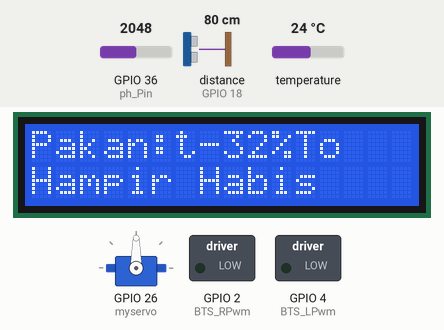
A sketch run on a simulated ESP32. Parts: 16×2 character LCD, servo, switched loads named in the sketch (green lamp = pin HIGH). Wiring (inferred from the names in the program): ultrasonic range finder: trigger GPIO 5; echo GPIO 18. Inputs (shaded band) come from the test bench; at power-on: distance to the obstacle (sensor on GPIO 18) 80 cm, GPIO 36 (ph_Pin) = 2048, temperature 24 °C. The echo pulse lasts 58.3 µs per cm; WiFi joins after 1.5 s; servers stay silent unless stated; uploads are accepted with an empty reply; the local clock reads 2024-03-15 10:24:30 at power-on unless the sketch sets it; pins used as bus, display or sensor lines are not drawn; what the sketch prints to the serial monitor is not drawn.

Above: at 2.8 s.
2.9 s: distance to the obstacle (sensor on GPIO 18) set to 2 cm
At 9.9 s:
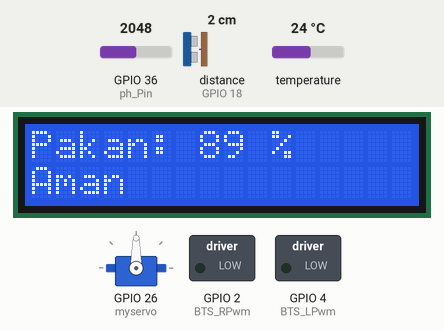
15.7 s: distance to the obstacle (sensor on GPIO 18) set to 9 cm
At 23.3 s:
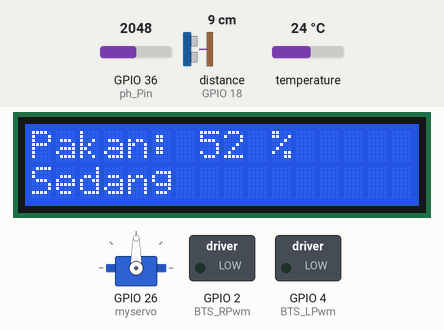
24.1 s: distance to the obstacle (sensor on GPIO 18) set to 18 cm
At 31.2 s:
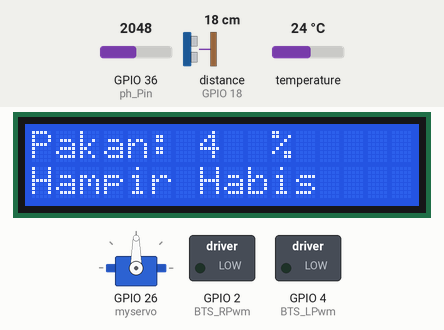
Timing chart, 0 to 32.7 s (numbered marks = the images above; inputs shaded):
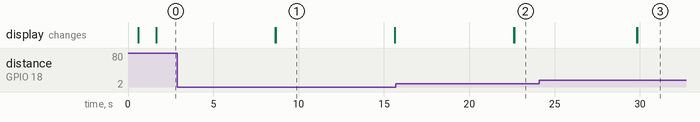

The sketch:

Poryek_IOT.ino
```cpp
#include <ArduinoJson.h>
#include <ESP32Servo.h>
#include <WiFi.h>
#include "time.h"
#include <HTTPClient.h>
#include <LiquidCrystal_I2C.h>
#include <OneWire.h>
#include <DallasTemperature.h>

//Sensor Suhu Pin
#define sensorSuhu_pin 27

OneWire oneWire(sensorSuhu_pin);
DallasTemperature DS18B20(&oneWire);

float suhu;

//Sensor PH pin
//const int potPin = A0;
//unsigned long int totalValue;
//int buf[50],temp;
//float value;
//float voltage;
//float ph;
//float ph_step;
//
//float ph4 = 3.11;
//float ph7 = 2.39;

//yang baru
const int ph_Pin = A0;
float ph = 0;
float PH_step;
int nilai_analog_PH;
double TeganganPh;

float PH4 = 3.30;
float PH7 = 2.55;


//ULTRASONIK DAN LCD
// Ultrasonic Pin
const int trigPin = 5;
const int echoPin = 18;

char buffer[16];

// LCD row
int lcdColumns = 16;
int lcdRows = 2;


long duration;
float distanceCm;

LiquidCrystal_I2C lcd(0x27, lcdColumns, lcdRows);

//motor Dc Pin
#define BTS_RPwm 2
#define BTS_LPwm 4

//servoPin
#define servoPin 26

// channel assignments
const int  Channel_15 = 15 ;// & PWM channel 0, for BTS pin L_PWM
const int  Channel_14 = 14 ;// & PWM channel 1, for BTS pin R_PWM

// Channel Variables
const int freq = 1000;//  Set up PWM Frequency
const int  res = 8;//  Set up PWM Resolution

//inisiasi Servo
Servo myservo;

//variable untuk motor dan servo

int pos =0;
// Varialble Untuk yang 1
int jam1 ;
int menit1;
int lamaPakan1;
int kecepatan1;
int waktuPakan1;
float gramPakan1;
// Varialble Untuk yang 2
int jam2;
int menit2;
int lamaPakan2;
int kecepatan2;
int waktuPakan2;
float gramPakan2;
// Varialble Untuk yang 3
int jam3;
int menit3;
int lamaPakan3;
int kecepatan3;
int waktuPakan3;
float gramPakan3;
// Varialble Untuk yang 4
int jam4 ;
int menit4;
int lamaPakan4;
int kecepatan4;
int waktuPakan4;
float gramPakan4;
//Varible Waktu dan kondisi kasih pakan
unsigned long startMillis;

bool isFeeding = false;

//Wifi
const char* ssid       = "punyasiapayaa";
const char* password   = "apaajaboleh";

const char* ntpServer = "pool.ntp.org";
const long  gmtOffset_sec = 21600;
const int   daylightOffset_sec = 3600;

void printLocalTime()
{
  struct tm timeinfo;
  if(!getLocalTime(&timeinfo)){
    Serial.println("Failed to obtain time");
    return;
  }
}

//Kondisi Pakan
int pakan;
unsigned long lastTime = 0;
unsigned long timerDelay = 20000;

//Kondisi Air
bool isgoodPh = false;
bool isgoodSuhu = false;
bool kondisiAir = false;

//isiasi fungsi
  void kondisiPakan();
  void kasihPakan();
  void sensorSuhu();
  void sensorPH();
  void Post_monitoring();

void setup()
{
  Serial.begin(115200);
  //Suhu
  DS18B20.begin();  // insiasi Suhu
  //PH
  pinMode(ph_Pin, INPUT);
  //pinMode(potPin, INPUT);
  //Ulrasonik dan LCD
  pinMode(trigPin, OUTPUT);
  pinMode(echoPin, INPUT);

  lcd.begin();
  lcd.backlight();

  myservo.write(90);

  ledcSetup(Channel_15, freq,res) ; // setup PWM channel for BST L_PWM
  ledcSetup(Channel_14, freq,res) ; // setup PWM channel for BST R_PWM
  ledcAttachPin( BTS_LPwm , Channel_15) ; // Attach BST L_PWM
  ledcAttachPin( BTS_RPwm , Channel_14) ; // Attach BST R_PWM
  myservo.attach(26);
  //connect to WiFi
  Serial.printf("Connecting to %s ", ssid);
  WiFi.begin(ssid, password);
  while (WiFi.status() != WL_CONNECTED) {
      delay(500);
      Serial.print(".");
      lcd.setCursor(0, 0);
      lcd.print("Connecting To");
      lcd.setCursor(0, 1);
      lcd.print("Wi-Fi");
  }
  Serial.println(" CONNECTED");
  Serial.println(WiFi.localIP());

  //init and get the time
  configTime(gmtOffset_sec, daylightOffset_sec, ntpServer);

  //Cek NTP Waktu
  printLocalTime();

  //disconnect WiFi as it's no longer needed
  //  WiFi.disconnect(true);
  //  WiFi.mode(WIFI_OFF);
}
void loop()
{
  kondisiPakan();
  if(WiFi.status() != WL_CONNECTED) {
    Serial.println("WiFi not connected");
    Serial.printf("Connecting to %s ", ssid);
    WiFi.begin(ssid, password);
    Serial.println(" CONNECTED");
  }
  sensorSuhu();
  sensorPH();
  if(isgoodPh && isgoodSuhu){
    kondisiAir = true;
    }

  Post_monitoring();
  kasihPakan();
  lcd.clear();
}
```

Post_Monitoring.ino
```cpp
void Post_monitoring(){
  if((millis()- lastTime) > timerDelay ){
    // cek WiFi connection status
    if(WiFi.status()== WL_CONNECTED){
      Serial.println("========== POST MONITORING ==========");
      const char* serverName ="http://afeesh.my.id/api/api-post.php";
      WiFiClient client;
      HTTPClient http;
      //memulai HTTP
      http.begin(client, serverName);
      http.addHeader("Content-Type", "application/x-www-form-urlencoded");
      // Data to send with HTTP POST
      // Mengirim HTTP POST Data
      String httpRequestData = "beratPakan="+ String(pakan) + "&suhu="+ String(suhu)+ "&ph="+ String(ph);
      // Send HTTP POST request
      int httpResponseCode = http.POST(httpRequestData);

      // If you need an HTTP request with a content type: application/json, use the following:
      //http.addHeader("Content-Type", "application/json");
      //int httpResponseCode = http.POST("{\"api_key\":\"tPmAT5Ab3j7F9\",\"sensor\":\"BME280\",\"value1\":\"24.25\",\"value2\":\"49.54\",\"value3\":\"1005.14\"}");

      // If you need an HTTP request with a content type: text/plain
      //http.addHeader("Content-Type", "text/plain");
      //int httpResponseCode = http.POST("Hello, World!");

        Serial.print("PAKAN :");
        Serial.println(pakan);
        Serial.print("SUHU :");
        Serial.println(suhu);
        Serial.print("PH :");
        Serial.println(ph);
        Serial.println("HTTP Response code: ");
        Serial.println(httpResponseCode);
        Serial.println("================================");
       // free resources
       http.end();
    }else{
      Serial.println("WiFi Disconnected");
      }
      lastTime = millis();
    }

  }
```

Sensor_PH.ino
```cpp
void sensorPH(){
  nilai_analog_PH = analogRead(ph_Pin);
//  Serial.print("Nilai ADC Ph: ");
//  Serial.print(nilai_analog_PH);
  TeganganPh = 3.3 / 4095 * nilai_analog_PH;
//  Serial.print("TeganganPh: ");
//  Serial.println(TeganganPh, 3);

  PH_step = (PH4 - PH7) / 3;
  ph = 7.00 + ((PH7 - TeganganPh) / PH_step);
  Serial.print("Nilai PH cairan: ");
  Serial.println(ph, 2);
  delay(1000);
  if (ph >= 6 && ph <= 8){
    isgoodPh = true;
  }
}
```

Sensor_Suhu.ino
```cpp
void sensorSuhu(){
  DS18B20.requestTemperatures();
  suhu = DS18B20.getTempCByIndex(0);
  Serial.print("SUHU :");
  Serial.println(suhu);
  if (suhu >= 22 && suhu <= 30){
    isgoodSuhu = true;
   }
  }
```

Servo_MotorDC.ino
```cpp
void kasihPakan()
{
  Serial.println("========== RESPONSE GET ==========");
  String url = "http://afeesh.my.id/api/api.php";
  HTTPClient http;
  int httpCode;
  String response;

  http.begin(url);
  httpCode = http.GET();
  response = http.getString();
  delay(5000);
  Serial.print("Response GET :");
  Serial.println("JSON :");
  Serial.println(response);
  DynamicJsonDocument doc(1024);
  deserializeJson(doc, response);
  deserializeJson(doc,response);
  // #1
  JsonObject obj1 = doc["data"][0];


  jam1 = obj1["jam"];
  menit1 = obj1["menit"];
  gramPakan1 = obj1["bobotPakan"];
  kecepatan1 = obj1["kecepatan"];

//  lamaPakan1 = (gramPakan1/4.4);
  lamaPakan1 = gramPakan1*228;

  waktuPakan1 = jam1*60*60 + menit1*60;
  // #2
  JsonObject obj2 = doc["data"][1];

  jam2 = obj2["jam"];
  menit2 = obj2["menit"];
  gramPakan2 = obj2["bobotPakan"];
  kecepatan2 = obj2["kecepatan"];

//  lamaPakan2 = (gramPakan2/4.4);
  lamaPakan2 = gramPakan2*228;
  waktuPakan2 = jam2*60*60 + menit2*60;
  // #3
  JsonObject obj3 = doc["data"][2];

  jam3 = obj3["jam"];
  menit3 = obj3["menit"];
  gramPakan3 = obj3["bobotPakan"];
  kecepatan3 = obj3["kecepatan"];

//  lamaPakan3 = (gramPakan3/4.4);
  lamaPakan3 = gramPakan3*228;
  waktuPakan3 = jam3*60*60 + menit3*60;
  // #4
  JsonObject obj4 = doc["data"][3];

  jam4 = obj4["jam"];
  menit4 = obj4["menit"];
  lamaPakan4 = obj4["bobotPakan"];
  kecepatan4 = obj4["kecepatan"];

//  lamaPakan4 = (gramPakan4/4.4);
  lamaPakan4 = gramPakan4*228;
  waktuPakan4 = jam4*60*60 + menit4*60;

  if(httpCode == HTTP_CODE_OK){
    Serial.println("Succes");
    } else {
    Serial.printf("HTTP request failed with error code %d\n", httpCode);
    }

  struct tm timeinfo;
  if(!getLocalTime(&timeinfo)){
    Serial.println("Failed to obtain time");
    return;
  }
  Serial.println("================================");
  if (waktuPakan1 == timeinfo.tm_hour * 60 * 60 + timeinfo.tm_min*60 && kondisiAir){
      if(!isFeeding){
      Serial.println("========== Kondisi Makan ==========");
      Serial.println("Pakan Terbuka");
      //Motor DC nyala
      ledcWrite(Channel_14,kecepatan1);
      ledcWrite(Channel_15,0);
      for (int i = 0; i<(lamaPakan1/114) ;i++){
        myservo.write(60);
        delay(114);
        myservo.write(90);
        delay(114);
      }
      delay(lamaPakan1 + 5000);
      ledcWrite(Channel_14,0);
      ledcWrite(Channel_15,0);
      Serial.println("Pakan Tertutup");
      isFeeding = true;
      Serial.println("==================================");
      }
  } else if ((waktuPakan2 == timeinfo.tm_hour * 60 * 60 + timeinfo.tm_min*60) && kondisiAir )
  {
    if(!isFeeding){
      Serial.println("========== Kondisi Makan ==========");
      Serial.println("Pakan Terbuka");
      //Motor DC nyala
      ledcWrite(Channel_14,kecepatan2);
      ledcWrite(Channel_15,0);
       for (int i = 0; i<(lamaPakan2/114) ;i++){
        myservo.write(60);
        delay(114);
        myservo.write(90);
        delay(114);
      }
      delay(lamaPakan2 + 5000);
      ledcWrite(Channel_14,0);
      ledcWrite(Channel_15,0);
      Serial.println("Pakan Tertutup");
      isFeeding = true;
      Serial.println("==================================");
      }
  } else if ((waktuPakan3 == timeinfo.tm_hour * 60 * 60 + timeinfo.tm_min*60) && kondisiAir )
  {
    if(!isFeeding){
      Serial.println("========== Kondisi Makan ==========");
      Serial.println("Pakan Terbuka");
      //Motor DC nyala
      ledcWrite(Channel_14,kecepatan3);
      ledcWrite(Channel_15,0);
      for (int i = 0; i<(lamaPakan3/114); i++){
        myservo.write(60);
        delay(114);
        myservo.write(90);
        delay(114);
      }
      delay(lamaPakan3 + 5000);
      ledcWrite(Channel_14,0);
      ledcWrite(Channel_15,0);
      Serial.println("Pakan Tertutup");
      isFeeding = true;
      Serial.println("==================================");
       }
  } else if ((waktuPakan4 == timeinfo.tm_hour * 60 * 60 + timeinfo.tm_min*60)&& kondisiAir )
  {
    if(!isFeeding){
      Serial.println("========== Kondisi Makan ==========");
      Serial.println("Pakan Terbuka");
      //Motor DC nyala
      ledcWrite(Channel_14,kecepatan4);
      ledcWrite(Channel_15,0);
      for (int i = 0; i<(lamaPakan4/114);  i++){
        myservo.write(60);
        delay(114);
        myservo.write(90);
        delay(114);
      }
      delay(lamaPakan4 + 5000);
      ledcWrite(Channel_14,0);
      ledcWrite(Channel_15,0);
      Serial.println("Pakan Tertutup");
      isFeeding = true;
      Serial.println("==================================");
       }
  } else{
    isFeeding = false;
  }
 }
```

LCD_ULRTASONIK.ino
```cpp
void kondisiPakan()
{
    digitalWrite(trigPin, LOW);
    delayMicroseconds(2);

    digitalWrite(trigPin, HIGH);
    delayMicroseconds(10);
    digitalWrite(trigPin, LOW);

    duration = pulseIn(echoPin, HIGH);

    distanceCm = (duration / 2) / 27.6;

    lcd.setCursor(0, 0);
    sprintf(buffer, "Pakan:");
    lcd.print(buffer);
//    String distanceStr = String(distanceCm, 2);
//    sprintf(buffer, "%s", distanceStr.c_str());
    pakan = ((1 - distanceCm/20)*100);
    String pakanStr = String(pakan);
    sprintf(buffer, "%s", pakanStr.c_str());
    lcd.setCursor(7, 0);
    lcd.print(pakan);

    lcd.setCursor(10, 0);
    lcd.print("%");

    Serial.print("Pakan :");
    Serial.print(pakan);
    Serial.println("%");
    if (pakan > 75)
    {
       lcd.setCursor(0, 1);
       sprintf(buffer,"Aman");
       lcd.print(buffer);
    }
    else if (pakan > 25 && pakan < 75)
    {
       lcd.setCursor(0, 1);
       sprintf(buffer,"Sedang");
       lcd.print(buffer);
    }
    else
    {
      lcd.setCursor(0, 1);
      sprintf(buffer,"Hampir Habis");
      lcd.print(buffer);
    }
}
```

Measured:
- after the input at 2.9 s, the display: first differs from a run without the input after 5.8 s (image 1)
- after the input at 15.7 s, the display: first differs from a run without the input after 6.9 s (image 2)
- after the input at 24.1 s, the display: first differs from a run without the input after 5.7 s (image 3)
- what the display in image 1 shows lasts 6.9 s, from 8.7 s to 15.6 s
